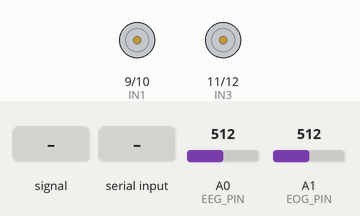
A sketch run on a simulated Arduino Uno, built with avr-gcc and run on an emulated ATmega328P. Parts: motor-driver pin pairs drawn as motors (green arrow = first pin HIGH = forward, orange = second pin HIGH = backward, longer = more drive). The test bench sets the inputs (shaded band); at power-on: A1 (EOG_PIN) = 512, A0 (EEG_PIN) = 512. What the sketch prints to the serial monitor is not drawn.

Above: at 1.7 s.
1.8 s: A1 (EOG_PIN) fed a 200 Hz sine of ±81 counts around its level
At 2.4 s:
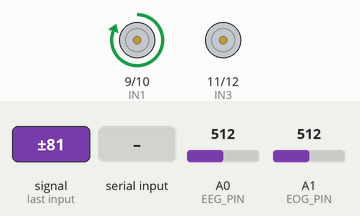
4.8 s: A1 (EOG_PIN) set to 660
At 6.4 s:
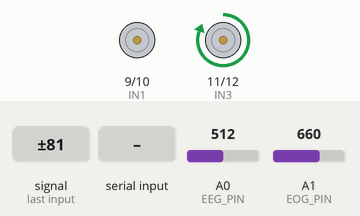
7.8 s: "1\n" received over Serial
At 9.0 s:
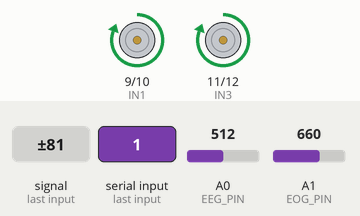
9.3 s: "0\n" received over Serial
At 10.4 s:
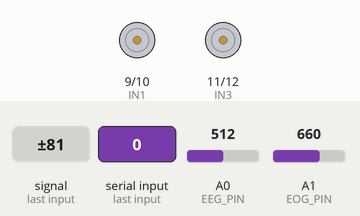
Timing chart, 0 to 11.8 s (numbered marks = the images above; inputs shaded):
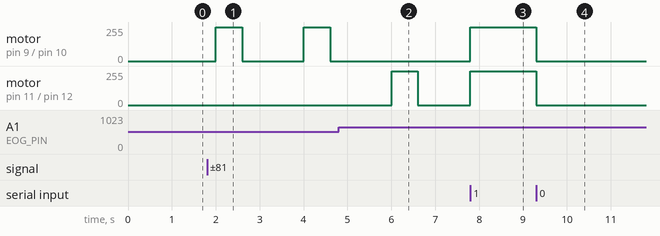

Measured:
- after the input at 1.8 s, motor on pin 9 (IN1) / pin 10 (IN2): alternates forward 255/255 for 0.60 s and stopped for 1.4 s, starting after 0.20 s
- after the input at 4.8 s, motor on pin 9 (IN1) / pin 10 (IN2): stays stopped (without the input it goes to forward 255/255 after 1.2 s); motor on pin 11 (IN3) / pin 12 (IN4): stopped → forward 255/255 after 1.2 s, → stopped 0.60 s later
- after the input at 7.8 s, motor on pin 9 (IN1) / pin 10 (IN2), motor on pin 11 (IN3) / pin 12 (IN4): stopped → forward 255/255 at once
- after the input at 9.3 s, motor on pin 9 (IN1) / pin 10 (IN2), motor on pin 11 (IN3) / pin 12 (IN4): forward 255/255 → stopped at once

The sketch:

final_eeg_eog_combin_code.ino
```cpp
// Combined sketch: EEG (forward/stop) from code1 + EOG (left/right) from code2

#define SAMPLE_RATE 500
#define BAUD_RATE 230400

// Pins
#define EEG_PIN A0         // EEG signal input (sent to Python)
#define EOG_PIN A1         // EOG signal input (used for left/right detection)

// LED / motor control pins
#define IN1 9      // forward indicator (or forward motor control)
#define IN2 10     // stop indicator
#define IN3 11     // left indicator
#define IN4 12     // right indicator

// EOG thresholds & debounce (from code2)
#define THRESHOLD_LEFT 450   // left eye movement threshold
#define THRESHOLD_RIGHT 650  // right eye movement threshold
#define DEBOUNCE_DELAY 2000  // ms

unsigned long lastMovementTime = 0;
bool movementDetected = false;

// --- EMG/EEG filter class from code1 (IIR example) ---
class EMGFilter {
  private:
    float z1, z2, x1, y_scale;
    int bits_points;

  public:
    EMGFilter() {
      z1 = 0.0;
      z2 = 0.0;
      x1 = 0.0;
      y_scale = 0.0;
      bits_points = 0;
    }

    void set_bits(int bits) {
      bits_points = pow(2, bits);
      if(bits_points == 0) bits_points = 1024;
      y_scale = 2.0 / bits_points;
    }

    float process(int input_value) {
      float output = float(input_value);
      x1 = output - (-0.82523238 * z1) - (0.29463653 * z2);
      output = 0.52996723 * x1 + -1.05993445 * z1 + 0.52996723 * z2;
      z2 = z1;
      z1 = x1;
      return output * y_scale;
    }
};

EMGFilter emgFilter;

void setup() {
  pinMode(IN1, OUTPUT);
  pinMode(IN2, OUTPUT);
  pinMode(IN3, OUTPUT);
  pinMode(IN4, OUTPUT);

  // start in stopped state for safety
  stops();
  delay(500);
  Serial.begin(BAUD_RATE);

  // configure filter (same as code1)
  emgFilter.set_bits(10);
}

void loop() {
  // ----- EEG sampling + send to Python -----
  static unsigned long past = 0;
  unsigned long present = micros();
  unsigned long interval = present - past;
  past = present;

  static long timer = 0;
  timer -= interval;

  if (timer < 0) {
    // schedule next sample
    timer += 1000000L / SAMPLE_RATE;

    // read EEG and filter
    int eeg_raw = analogRead(EEG_PIN);
    float eeg_filtered = emgFilter.process(eeg_raw);

    // send filtered value to Python (5 decimal places)
    Serial.println(eeg_filtered, 5);
  }

  // ----- Receive prediction from Python (forward/stop) -----
  if (Serial.available() > 0) {
    String prediction = Serial.readStringUntil('\n');
    prediction.trim();
    if (prediction == "1") {
      forward();
    } else if (prediction == "0") {
      stops();
    }
  }

  // ----- EOG processing for left/right (from code2) -----
  unsigned long currentMillis = millis();
  int eog_signal = analogRead(EOG_PIN);

  // Only accept new left/right if debounce has passed
  if (currentMillis - lastMovementTime >= DEBOUNCE_DELAY) {
    if (eog_signal < THRESHOLD_LEFT && !movementDetected) {
      // left detected
      left();
      delay(600);        // small action duration (as original)
      stops();
      movementDetected = true;
      lastMovementTime = currentMillis;
    } else if (eog_signal > THRESHOLD_RIGHT && !movementDetected) {
      // right detected
      right();
      delay(600);
      stops();
      movementDetected = true;
      lastMovementTime = currentMillis;
    }
  }

  // Reset movementDetected once signal returns to neutral range
  if (eog_signal >= THRESHOLD_LEFT && eog_signal <= THRESHOLD_RIGHT) {
    movementDetected = false;
  }
}

// --- Movement helper functions ---
void forward() {
  // example: set forward LED/motor on
  digitalWrite(IN1, HIGH);
  digitalWrite(IN2, LOW);
  // optional: keep a steering LED to indicate forward (can be kept LOW if undesired)
  digitalWrite(IN3, HIGH);
  digitalWrite(IN4, LOW);
}

void stops() {
  digitalWrite(IN1, LOW);
  digitalWrite(IN2, LOW);
  digitalWrite(IN3, LOW);
  digitalWrite(IN4, LOW);
}

void left() {
  // left action (as in your sketches)
  digitalWrite(IN1, HIGH);   // keep forward engaged if desired while turning (matches earlier code)
  digitalWrite(IN2, LOW);
  digitalWrite(IN3, LOW);
  digitalWrite(IN4, LOW);
}

void right() {
  // right action
  digitalWrite(IN1, LOW);
  digitalWrite(IN2, LOW);
  digitalWrite(IN3, HIGH);
  digitalWrite(IN4, LOW);
}
```
